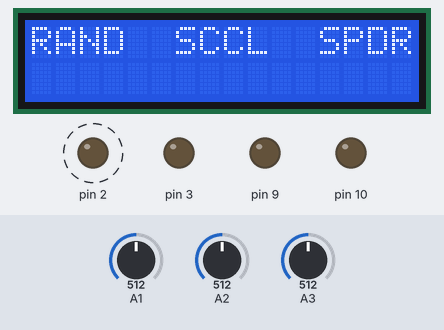
Simulated run of this sketch. Board: Arduino Uno, built with avr-gcc and run on an emulated ATmega328P. Shown: 16×2 character LCD, output pins drawn as LEDs (lit = HIGH). Dashed ring = blinking. The inputs (shaded band) are chosen by the test bench; at power-on: A1 = 512, A2 = 512, A3 = 512. What the sketch prints to the serial monitor is not drawn.

Above: at 1.1 s.
At 128.3 s:
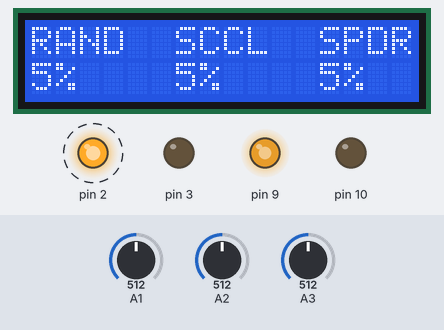
Timing chart, 0 to 130.0 s (numbered marks = the images above):
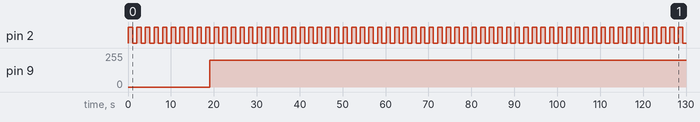

The sketch:

Soil_Moisture_Calibration.ino
```cpp
#include <LiquidCrystal.h>


// Min 795
// Max 895
LiquidCrystal lcd(16, 14, 5, 6, 7, 8);
double rawResistance1, rawResistance2, rawResistance3;
double seconds = 0, minutes = 40, hours = 18;
double sat1, sat2, sat3, dataArray1[10], dataArray2[10], dataArray3[10];

int brightness;
int index = 0;

void setup() {
  // put your setup code here, to run once:
  Serial.begin(9600);
  lcd.begin(16, 2);
  pinMode(3, OUTPUT);
  pinMode(9, OUTPUT);
  pinMode(10, OUTPUT);
  pinMode(2, OUTPUT);
  pinMode(A3, INPUT);

}

void loop() {
  // put your main code here, to run repeatedly:
  digitalWrite(2, HIGH);
  delay(1000);
  rawResistance1 = analogRead(A3);
  rawResistance2 = analogRead(A2);
  rawResistance3 = analogRead(A1);
  digitalWrite(2, LOW);
  Serial.println(rawResistance2);
  lcd.setCursor(0, 0);
  lcd.print("RAND  SCCL  SPDR");
  if (((hours + (minutes / 60)) >= 22.5) || ((hours + (minutes / 60)) <= 7)) {
    brightness = 1;
    dataArray1[index] = constrain(map(rawResistance1, 490, 890, 0, 100), 0, 100);
    dataArray2[index] = constrain(map(rawResistance2, 490, 890, 0, 100), 0, 100);
    dataArray3[index] = constrain(map(rawResistance3, 490, 890, 0, 100), 0, 100);
    index++;
    if (index == 10) {
      index = 0;
      // Find average of array
      for (int i = 0; i < 10; i++) {
        sat1 = sat1 + dataArray1[i];
      }
      sat1 = sat1 / 10;

      for (int i = 0; i < 10; i++) {
        sat2 = sat2 + dataArray2[i];
      }
      sat2 = sat2 / 10;

      for (int i = 0; i < 10; i++) {
        sat3 = sat3 + dataArray3[i];
      }
      sat3 = sat3 / 10;

      // Light RGB Control
      if ((sat1 <= 50) || (sat2 <= 50) || (sat3 <= 50)) {
        analogWrite(9, brightness);
        analogWrite(10, 0);
        analogWrite(3, 0);
      } else if (((sat1 >= 50) && sat1 <= 75) || ((sat2 >= 50) && sat2 <= 75) || ((sat3 >= 50) && sat3 <= 75)) {
        analogWrite(9, brightness);
        analogWrite(10, brightness);
        analogWrite(3, brightness);
      } else {
        analogWrite(9, 0);
        analogWrite(10, 0);
        analogWrite(3, brightness);
      }

      lcd.setCursor(0, 1);
      lcd.print((int) sat1);
      lcd.print("%  ");
      lcd.setCursor(6, 1);
      lcd.print((int) sat2);
      lcd.print("%  ");
      lcd.setCursor(12, 1);
      lcd.print((int) sat3);
      lcd.print("%   ");

      sat1 = 0;
      sat2 = 0;
      sat3 = 0;
    }
  } else {
    brightness = 200;
    dataArray1[index] = constrain(map(rawResistance1, 490, 890, 0, 100), 0, 100);
    dataArray2[index] = constrain(map(rawResistance2, 490, 890, 0, 100), 0, 100);
    dataArray3[index] = constrain(map(rawResistance3, 490, 890, 0, 100), 0, 100);
    index++;
    if (index == 10) {
      index = 0;
      // Find average of array
      for (int i = 0; i < 10; i++) {
        sat1 = sat1 + dataArray1[i];
      }
      sat1 = sat1 / 10;

      for (int i = 0; i < 10; i++) {
        sat2 = sat2 + dataArray2[i];
      }
      sat2 = sat2 / 10;

      for (int i = 0; i < 10; i++) {
        sat3 = sat3 + dataArray3[i];
      }
      sat3 = sat3 / 10;

      // Light RGB Control
      if ((sat1 <= 50) || (sat2 <= 50) || (sat3 <= 50)) {
        analogWrite(9, brightness);
        analogWrite(10, 0);
        analogWrite(3, 0);
      } else if (((sat1 >= 50) && sat1 <= 75) || ((sat2 >= 50) && sat2 <= 75) || ((sat3 >= 50) && sat3 <= 75)) {
        analogWrite(9, brightness);
        analogWrite(10, brightness);
        analogWrite(3, brightness);
      } else {
        analogWrite(9, 0);
        analogWrite(10, 0);
        analogWrite(3, brightness);
      }

      lcd.setCursor(0, 1);
      lcd.print((int) sat1);
      lcd.print("%  ");
      lcd.setCursor(6, 1);
      lcd.print((int) sat2);
      lcd.print("%  ");
      lcd.setCursor(12, 1);
      lcd.print((int) sat3);
      lcd.print("%   ");

      sat1 = 0;
      sat2 = 0;
      sat3 = 0;
    }
  }

  // Clock
  delay(999);
  seconds = seconds + 2;

  if (seconds == 60) {
    seconds = 0;
    minutes = minutes + 1;
  }
  if (minutes == 60) {
    minutes = 0;
    hours = hours + 1;
  }
  if (hours == 24) {
    hours = 0;
  }
}
```

Measured:
- by itself, pin 2: alternates HIGH for 1.0 s and LOW for 1.0 s
- by itself, pin 9: 0/255 → 200/255 at 19.1 s
